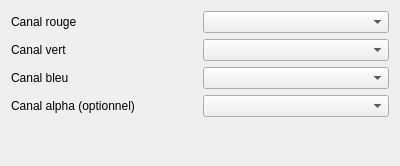
<?xml version="1.0" encoding="UTF-8"?>
<ui version="4.0">
 <class>GPlyColorConfiguration</class>
 <widget class="QWidget" name="GPlyColorConfiguration">
  <property name="geometry">
   <rect>
    <x>0</x>
    <y>0</y>
    <width>400</width>
    <height>166</height>
   </rect>
  </property>
  <property name="windowTitle">
   <string>Form</string>
  </property>
  <layout class="QVBoxLayout" name="verticalLayout">
   <item>
    <layout class="QGridLayout" name="gridLayout">
     <item row="0" column="1">
      <widget class="QComboBox" name="comboBoxRed"/>
     </item>
     <item row="1" column="1">
      <widget class="QComboBox" name="comboBoxGreen"/>
     </item>
     <item row="2" column="0">
      <widget class="QLabel" name="label_3">
       <property name="text">
        <string>Canal bleu</string>
       </property>
      </widget>
     </item>
     <item row="1" column="0">
      <widget class="QLabel" name="label_2">
       <property name="text">
        <string>Canal vert</string>
       </property>
      </widget>
     </item>
     <item row="0" column="0">
      <widget class="QLabel" name="label">
       <property name="text">
        <string>Canal rouge</string>
       </property>
      </widget>
     </item>
     <item row="3" column="0">
      <widget class="QLabel" name="label_4">
       <property name="text">
        <string>Canal alpha (optionnel)</string>
       </property>
      </widget>
     </item>
     <item row="2" column="1">
      <widget class="QComboBox" name="comboBoxBlue"/>
     </item>
     <item row="3" column="1">
      <widget class="QComboBox" name="comboBoxAlpha"/>
     </item>
    </layout>
   </item>
   <item>
    <spacer name="verticalSpacer">
     <property name="orientation">
      <enum>Qt::Vertical</enum>
     </property>
     <property name="sizeHint" stdset="0">
      <size>
       <width>20</width>
       <height>40</height>
      </size>
     </property>
    </spacer>
   </item>
  </layout>
 </widget>
 <resources/>
 <connections/>
</ui>
